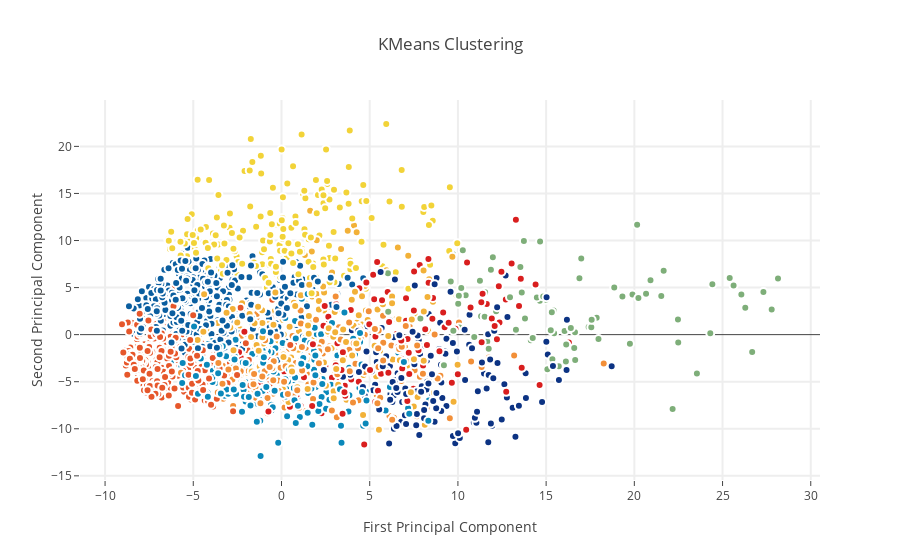

This figure's notebook cell:
### Markdown cell above
###K-Means Clustering to identify possible classes

Imagine just for a moment that we were not provided with the class labels to this digit set because after all PCA is an unsupervised method. Therefore how would we be able to separate out our data points in the new feature space? We can apply a clustering algorithm on our new PCA projection data and hopefully arrive at distinct clusters which would tell us something about the underlying class separation in the data. 

To start off, we set up a KMeans clustering method with Sklearn's *KMeans* call and use the *fit_predict* method to compute cluster centers and predict cluster indices for the first and second PCA projections (to see if we can observe any appreciable clusters).

### Code cell
from sklearn.cluster import KMeans # KMeans clustering 
# Set a KMeans clustering with 9 components ( 9 chosen sneakily ;) as hopefully we get back our 9 class labels)
kmeans = KMeans(n_clusters=9)
# Compute cluster centers and predict cluster indices
X_clustered = kmeans.fit_predict(X_5d)

trace_Kmeans = go.Scatter(x=X_5d[:, 0], y= X_5d[:, 1], mode="markers",
                    showlegend=False,
                    marker=dict(
                            size=8,
                            color = X_clustered,
                            colorscale = 'Portland',
                            showscale=False, 
                            line = dict(
            width = 2,
            color = 'rgb(255, 255, 255)'
        )
                   ))

layout = go.Layout(
    title= 'KMeans Clustering',
    hovermode= 'closest',
    xaxis= dict(
         title= 'First Principal Component',
        ticklen= 5,
        zeroline= False,
        gridwidth= 2,
    ),
    yaxis=dict(
        title= 'Second Principal Component',
        ticklen= 5,
        gridwidth= 2,
    ),
    showlegend= True
)

data = [trace_Kmeans]
fig1 = dict(data=data, layout= layout)
# fig1.append_trace(contour_list)
py.iplot(fig1, filename="svm")

### Figure 1 — Plotly figure (JSON) as saved in the notebook; plotly's stock layout.template omitted (floating-point values rounded to 4 significant figures; data arrays with more than 128 entries replaced by an {"elided": "..."} marker saying what was removed)
{"data": [{"marker": {"color": {"elided": "2000 int values"}, "colorscale": "Portland", "line": {"color": "rgb(255, 255, 255)", "width": 2}, "showscale": false, "size": 8}, "mode": "markers", "showlegend": false, "type": "scatter", "x": {"elided": "2000 float values"}, "y": {"elided": "2000 float values"}}], "layout": {"hovermode": "closest", "showlegend": true, "title": "KMeans Clustering", "xaxis": {"gridwidth": 2, "ticklen": 5, "title": "First Principal Component", "zeroline": false}, "yaxis": {"gridwidth": 2, "ticklen": 5, "title": "Second Principal Component"}}}
